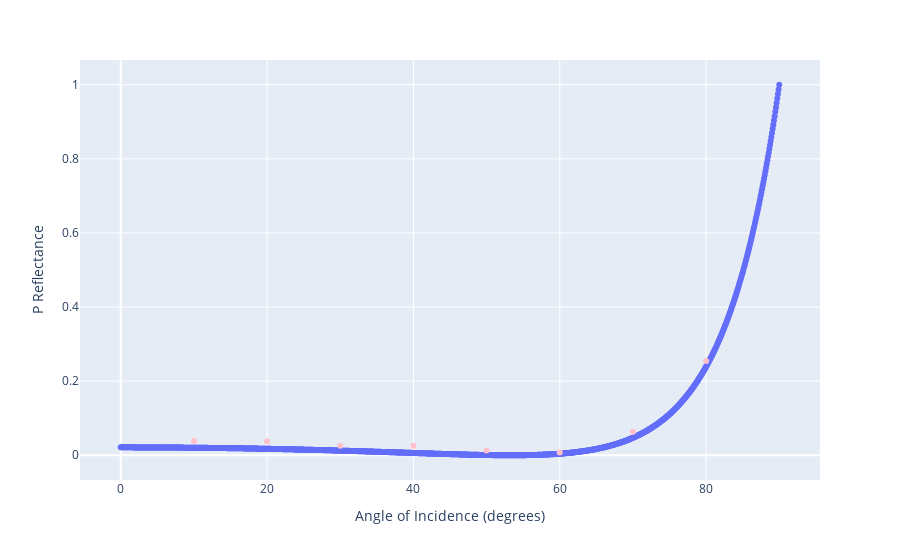
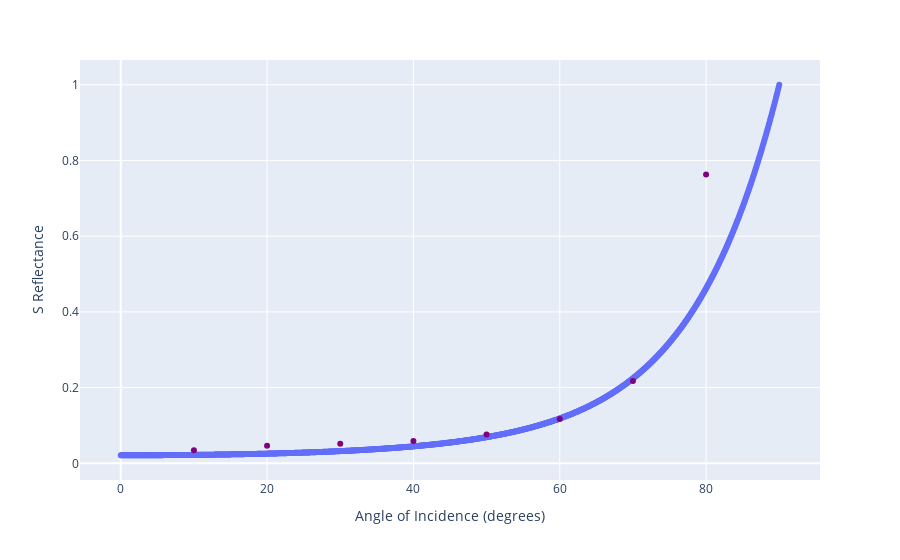

Write notebook code for charts like these, in order.
### Markdown cell above
The adjusted value of $\varepsilon_r$, as can be seen in the code and plots below, is $1.80$. This results in a just slightly better fit for the P polarization data (which already fit the curve quite well) but a significantly better fit for the S polarization data. It's likely due to measurement error that no value results in a perfect fit.

### Code cell
reflectance_p = reflectance(epsilon_r = 1.8, mu_r =  1, theta_incident = theta_incident*pi/180, Type = 'p') #convert degrees to radians
reflectance_s = reflectance(epsilon_r = 1.8, mu_r =  1, theta_incident = theta_incident*pi/18, Type = 's')

pReflectance_df = DataFrame({'Angle of Incidence (degrees)': theta_incident , 'P Reflectance': reflectance_p})
sReflectance_df = DataFrame({'Angle of Incidence (degrees)': theta_incident , 'S Reflectance': reflectance_s})

scatter(pReflectance_df, x = 'Angle of Incidence (degrees)',  y = 'P Reflectance').\
  add_trace(scatter(Parallel_polarization_df, x = 'theta(degrees)', y = 'R_p', color_discrete_sequence = ["pink"]).data[0]).\
  show()

scatter(sReflectance_df, x = 'Angle of Incidence (degrees)',  y = 'S Reflectance').\
  add_trace(scatter(Orthogonal_polarization_df, x = 'theta(degrees)', y = 'R_s', color_discrete_sequence = ["purple"]).data[0])

### Figure 1 — Plotly figure (JSON) as saved in the notebook; plotly's stock layout.template omitted (floating-point values rounded to 4 significant figures; data arrays with more than 128 entries replaced by an {"elided": "..."} marker saying what was removed)
{"data": [{"hovertemplate": "Angle of Incidence (degrees)=%{x}<br>P Reflectance=%{y}<extra></extra>", "legendgroup": "", "marker": {"color": "#636efa", "symbol": "circle"}, "mode": "markers", "name": "", "orientation": "v", "showlegend": false, "type": "scatter", "x": {"elided": "1000 float values"}, "xaxis": "x", "y": {"elided": "1000 float values"}, "yaxis": "y"}, {"hovertemplate": "theta(degrees)=%{x}<br>R_p=%{y}<extra></extra>", "legendgroup": "", "marker": {"color": "pink", "symbol": "circle"}, "mode": "markers", "name": "", "orientation": "v", "showlegend": false, "type": "scatter", "x": [10, 20, 30, 40, 50, 60, 70, 80], "xaxis": "x", "y": [0.03857, 0.03771, 0.02543, 0.02543, 0.01257, 0.007286, 0.06343, 0.2543], "yaxis": "y"}], "layout": {"legend": {"tracegroupgap": 0}, "margin": {"t": 60}, "xaxis": {"anchor": "y", "domain": [0, 1], "title": {"text": "Angle of Incidence (degrees)"}}, "yaxis": {"anchor": "x", "domain": [0, 1], "title": {"text": "P Reflectance"}}}}

### Figure 2 — Plotly figure (JSON) as saved in the notebook; plotly's stock layout.template omitted (floating-point values rounded to 4 significant figures; data arrays with more than 128 entries replaced by an {"elided": "..."} marker saying what was removed)
{"data": [{"hovertemplate": "Angle of Incidence (degrees)=%{x}<br>S Reflectance=%{y}<extra></extra>", "legendgroup": "", "marker": {"color": "#636efa", "symbol": "circle"}, "mode": "markers", "name": "", "orientation": "v", "showlegend": false, "type": "scatter", "x": {"elided": "1000 float values"}, "xaxis": "x", "y": {"elided": "1000 float values"}, "yaxis": "y"}, {"hovertemplate": "theta(degrees)=%{x}<br>R_s=%{y}<extra></extra>", "legendgroup": "", "marker": {"color": "purple", "symbol": "circle"}, "mode": "markers", "name": "", "orientation": "v", "showlegend": false, "type": "scatter", "x": [10, 20, 30, 40, 50, 60, 70, 80], "xaxis": "x", "y": [0.03429, 0.04629, 0.05143, 0.05914, 0.07629, 0.1171, 0.2171, 0.7629], "yaxis": "y"}], "layout": {"legend": {"tracegroupgap": 0}, "margin": {"t": 60}, "xaxis": {"anchor": "y", "domain": [0, 1], "title": {"text": "Angle of Incidence (degrees)"}}, "yaxis": {"anchor": "x", "domain": [0, 1], "title": {"text": "S Reflectance"}}}}
